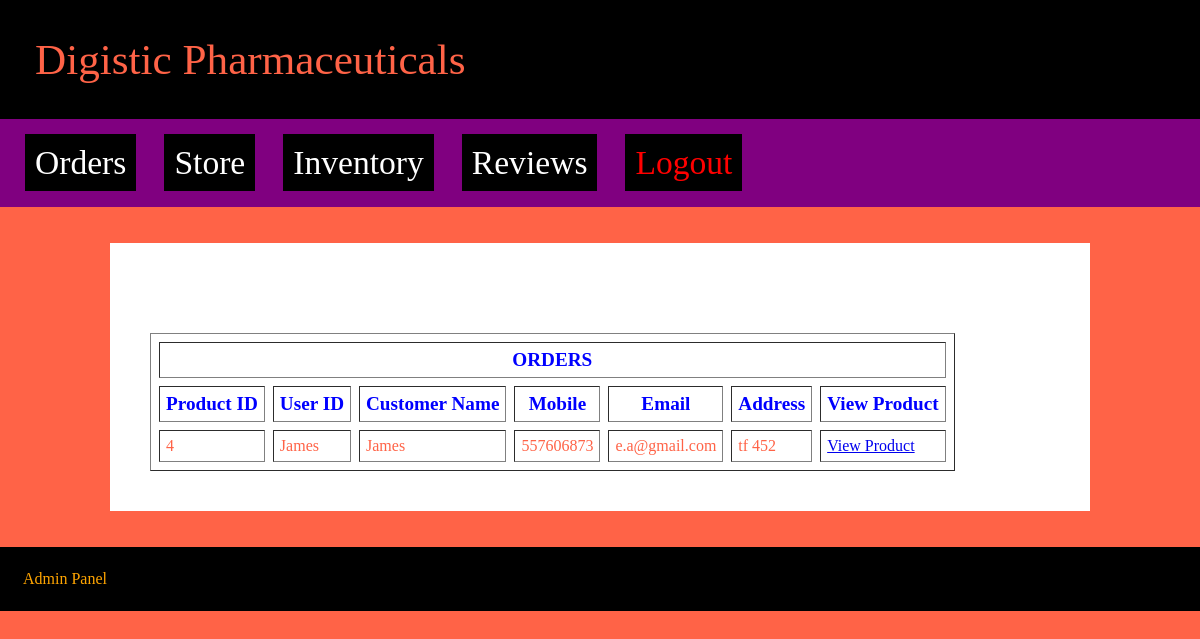
The page /admin/after_login.php on the database its author committed.
### tables this page shows
CREATE TABLE `checkout` (
  `id` bigint(12) NOT NULL,
  `p_id` bigint(12) NOT NULL,
  `u_id` varchar(50) NOT NULL,
  `name` varchar(100) NOT NULL,
  `mobile` bigint(12) NOT NULL,
  `email` varchar(150) NOT NULL,
  `location` text NOT NULL
);

### admin/after_login.php (the view)
<?php include "header.php"; ?>
<div class="content">
	<br><br>
	<?php include  "connect.php"; ?>
	<table border=1 cellpadding="6" cellspacing="8">
		<tr>
			 <th colspan="8">ORDERS</th>
		</tr>
		<tr>
			<th>Product ID</th>
			<th>User ID</th>
			<th>Customer Name</th>
			<th>Mobile</th>
			<th>Email</th>
			<th>Address</th>
			<th>View Product</th>
		</tr>
		<?php
		$s = mysqli_query($con,"select * from checkout");
		while($r = mysqli_fetch_array($s))
		{
		?>
		<tr>
			<td><?php echo $r['p_id']; ?></td>
			<td><?php echo $r['u_id']; ?></td>
			<td><?php echo $r['name']; ?></td>
			<td><?php echo $r['mobile']; ?></td>
			<td><?php echo $r['email']; ?></td>
			<td><?php echo $r['location']; ?></td>
			<td><a href="viewcart.php?pid=<?php echo $r['p_id']; ?>&uid=<?php echo $r['u_id']; ?>">View Product</a></td>
		<?php
		}
		?>
	</table>
</div>
<?php include "footer.php"; ?>

### admin/style2.css (style rules this page uses)
.content { background-color: white; font-size:21px; width: 75%; margin: 0 auto; padding: 40px; }
tr { color: tomato; }
th { color: blue; font-size: 1.2em; }

### rows shown on the page
checkout: p "4", u "James", name "James", mobile "557606873", email "e.a@gmail.com", location "tf 452"
